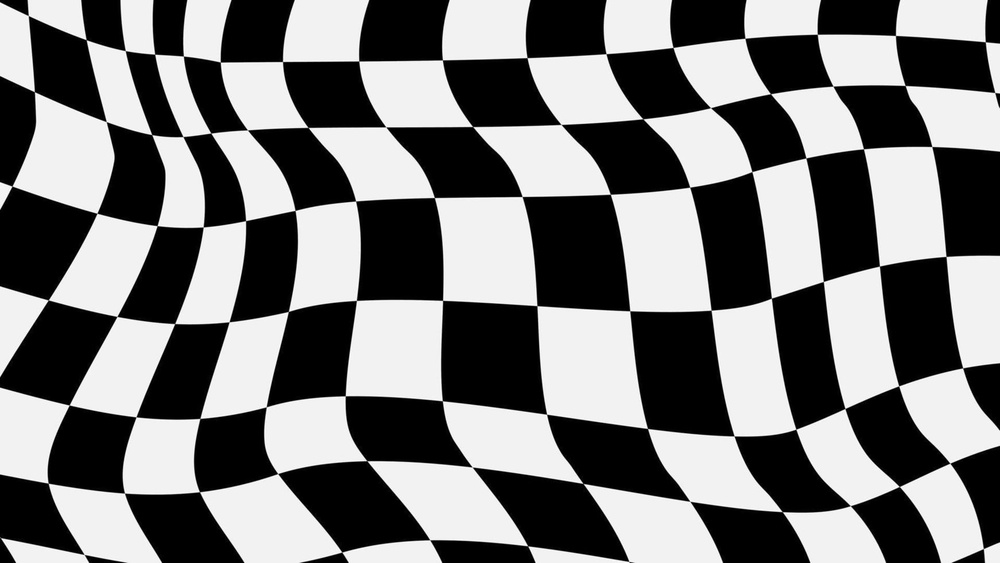
#> input picture Project-1-Convolution/Project 1/distorted_checkers.jpg, 1000 x 563 px, shrunk from 1742 x 980 before the run
$ jupyter execute Project1.ipynb   (older library calls are emulated)
#> lines starting #> are read from the running program, lines starting #| are printed output that depends on the picture
# Fundamentals of Computer Vision

This Jupyter Notebook covers **Project 1** of the course and focuses on implementing convolution, linear filtering and template matching to introduce fundamental concepts in image processing. Each section has questions that must be answered in a Document in PDF format.

**Important**

Both the Convolution and Linear Filter tasks (Code + Answers) must be submitted; otherwise, your work will be rejected.

## Grading Breakdown: ##
- Convolution: 40 points (Code: 24 pts, Answers: 16 pts).
- Linear Filtering: 45 points (Code: 27 pts, Answers: 18 pts).
- (OPTIONAL) Matching Template: 15 points (Code: 9 pts, Answers: 6 pts).

To pass Project 1, a minimum of **50 points** is required.

# **Convolution**

In this exercise, you will implement a convolution function that applies a kernel to an input image. Follow these steps to complete the implementation of the `convolution()` function:

1. Flip the kernel.

2. Add padding to the input image (if padding > 0).

3. Initialize an output matrix based on image and kernel dimensions.

4. Perform element-wise multiplication of the flipped kernel and image region for each position, summing the results.

5. Return the output matrix.

[cell 1]
# Import libraries
import numpy as np
import cv2
import matplotlib.pylab as plt
from pathlib import Path
general_image='distorted_checkers.jpg'

# Load an image (grayscale and color)
image = cv2.imread(general_image)
#> image is the input picture: shape (563, 1000, 3); min 0, max 255, mean 121.5
grey = cv2.cvtColor(image, cv2.COLOR_BGR2GRAY)
# Create a kernel
kernel = np.array([[0,  1, 0],
[1, -4, 1],
[0,  1, 0]], dtype = np.float32)

# Set needed variables
padding = 0
stride = 1

def convolution(image, kernel, padding, stride):
    """
    Performs a convolution operation on a multi-channel image using a given kernel.

    Parameters:
      image: A 2D array representing the input image (height, width).
      kernel: A 2D array representing the convolution kernel (height, width).
      padding: An integer representing the amount of padding.
      stride: An integer representing the step size for moving the kernel.

    Returns:
      An array representing the output image after applying the convolution operation.
    """
#> called with kernel = array of shape (3, 3), padding = 0, stride = 1
    # Remember to flip the kernel
    # Use the np.pad() function for padding, and implement only one padding mode (e.g., constant)
    # code:

    # flip kernel
      # reverse rows
      # reverse columns
    flipped_k = np.flip(kernel, axis = (0,1))
    # add padding
      # determine padding size
    def find_pad_w(kernel_shape):
        return tuple((k //2, k//2) for k in kernel_shape)
    paddSize = find_pad_w(kernel.shape)
      # choose padding type
      # apply padding
    padded_im = np.pad(image, pad_width = paddSize, mode = 'constant', constant_values = padding)
    # Initialize an output matrix based on image and kernel dimensions
      # calculate output dimensions
    out_h = image.shape[0]
    out_w = image.shape[1]
      # create matrix of zeros
    output = np.zeros((out_h,out_w),dtype = np.float32)
    # Perform element-wise multiplication of the flipped kernel and image region for each position, summing the results.
      # loop over each valid position in padded img where kernel fits
      # extract a region same size as kernel
      # element-wise multiply region and flipped kernel
      # sum all products for single scalar value
      # assign result to position in output matrix
    for y in range (0, out_h - kernel.shape[0] + 1, stride):
        for x in range(0, out_w - kernel.shape[1] + 1, stride):
          region = image[y:y + kernel.shape[0], x: x + kernel.shape[1]]
          pixel = 0.0
          for h in range(kernel.shape[0]):
            for w in range(kernel.shape[1]):
              pixel += region[h, w] * kernel[h, w]
          output[y // stride, x // stride] = pixel
    # Return the output matrix.
      #write return function
    return output


# Apply your convolution
convolved = convolution(grey, kernel, padding, stride)

# Format Colvolved Image for Display
  # normalize [0,255]
normalized = 255 * ((convolved - convolved.min()) / (convolved.max() - convolved.min()))
  # clip ((any < 0) == 0; (any > 255) == 255)
clipped = np.clip(normalized, 0, 255)


# Display the image and convolved_image
plt.figure(figsize = (10,5))

# original
plt.subplot(1, 2, 1)
plt.imshow(image, cmap = 'gray')
plt.title('Image')
plt.axis('off')

# convolved
plt.subplot(1,2,2)
plt.imshow(clipped, cmap = 'gray')
plt.title('Convolved Image')
plt.axis('off')

#display
plt.tight_layout()
plt.show()
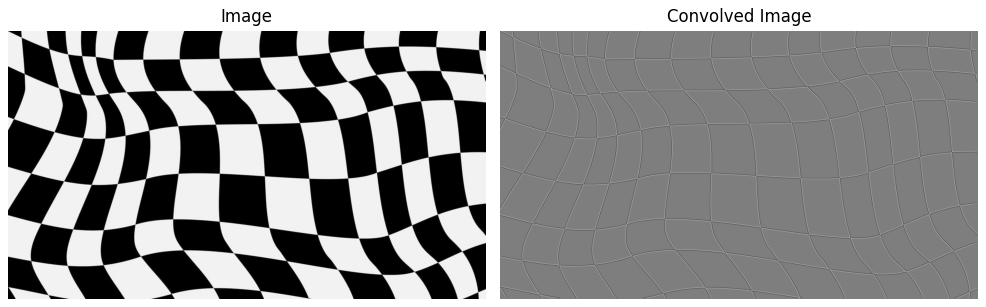
#> figure drawn by matplotlib, 2 panels

After implementing your convolution function, compare your output with results obtained from OpenCV and SciPy to verify the accuracy of your implementation.

[cell 2]
# Import libraries
from scipy.signal import convolve2d

# Load an image (grayscale and color)
image = cv2.imread(general_image)
grey = cv2.cvtColor(image, cv2.COLOR_BGR2GRAY)

# Create a kernel
kernel = np.array([[0,  1, 0],
[1, -4, 1],
[0,  1, 0]], dtype = np.float32)

# Set needed variables
padding = 0
stride = 1

### Compare outputs from your convolution implementation with OpenCV and SciPy ###

# Your convolution
convolved = convolution(grey, kernel, padding, stride)

# OpenCV's convolution
opencv_result = cv2.filter2D(grey, -1, kernel, borderType=cv2.BORDER_REPLICATE)

# Scipy's convolution
scipy_result = convolve2d(grey, kernel, mode='same')

# Display the convolved, opencv_result and scipy_result
# Your code to display the images goes here!

# Format Colvolved Image for Display
  # normalize [0,255]
normalized = 255 * ((convolved - convolved.min()) / (convolved.max() - convolved.min()))
  # clip ((any < 0) == 0; (any > 255) == 255)
clipped = np.clip(normalized, 0, 255)


# Display the image and convolved_image
plt.figure(figsize = (12,4))

# convolved
plt.subplot(1, 3, 1)
plt.imshow(clipped, cmap = 'gray')
plt.title('Custom Result')
plt.axis('off')

# opencv_result
plt.subplot(1,3,2)
plt.imshow(opencv_result, cmap = 'gray')
plt.title('OpenCV')
plt.axis('off')

# scipy_result
plt.subplot(1,3,3)
plt.imshow(scipy_result, cmap = 'gray')
plt.title('SciPy')
plt.axis('off')

#display
plt.tight_layout()
plt.show()

**Questions that must be included in your Report**.

Answer the questions briefly and directly, including the images obtained from the execution of your code to explain your conclusions. Answers must be connected to the executed code.

1. How would you describe the convolution process to another student? Use your own words.

2. What is the role of padding in the convolution operation, and what are the different types of padding?

3. How does the stride parameter influence the convolution operation?

4. How do small kernels (e.g., 3x3) and large kernels (e.g., 5x5 or 7x7) affect the outcome of the convolution operation?

5. Why is OpenCV's convolution result so different from your implementation and SciPy's convolution?

# **Linear Filtering**

In this section, you will implement the following linear filters to process the provided images:

- Edge Detection Filters:
  - (A). Laplacian Filter
  - (B). Sobel Filter

- Blurring Filters:
  - (C). Average Box Filter (also named Mean Filter)
  - (D). Gaussian Filter

(E). You will also add noise to an image and analyse how it affects the performance of the filters.

By implementing these filters, you will gain insights into their effects on image characteristics, enhancing your understanding of fundamental image processing techniques.

(A). In this exercise, you will implement a **Laplacian Filter** function using your previously implemented convoluton function.

Apply your Laplacian Filter function using the following Laplacian kernel:

\begin{bmatrix}
0 & 1 & 0 \\
1 & -4 & 1 \\
0 & 1 & 0
\end{bmatrix}

[cell 3]
# Load an image (grayscale)
image = cv2.imread(general_image, cv2.IMREAD_GRAYSCALE)

# Create the Laplacian kernel
laplacian_kernel = np.array([
    [0, 1, 0],
    [1, -4, 1],
    [0, 1, 0]
], dtype=float)

# Set needed variables
padding = 1
stride = 1


def laplacian_filter(image, kernel, padding, stride):
  # Apply your previously implemented convolution function
#> called with kernel = array of shape (3, 3), padding = 1, stride = 1
  laplacian_output = convolution(image, kernel, padding, stride)
  # Ensure the output has the same dimensions as the input image
  laplacian_output = np.abs(laplacian_output)
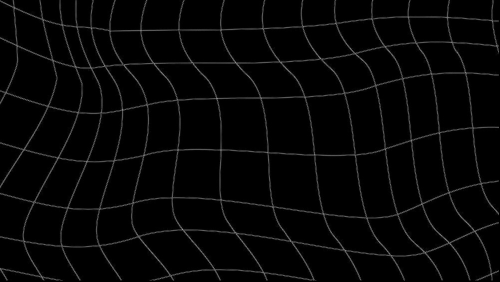
#> laplacian_output: shape (563, 1000) float32 (shown at 1/2 size); min 0, max 429, mean 10.8; drawn with min black and max white
  laplacian_output = (laplacian_output / laplacian_output.max()) * 255
  laplacian_output = laplacian_output.astype(np.uint8)


  return laplacian_output

# Apply the Sobel filter
laplacian_output = laplacian_filter(image, laplacian_kernel, padding, stride)

# Display the iamge and laplacian output
plt.figure(figsize=(10, 5))

plt.figure(figsize=(10, 5))

plt.subplot(1, 2, 1)
plt.imshow(image, cmap='gray')
plt.title('Original Image')
plt.axis('off')

plt.subplot(1, 2, 2)
plt.imshow(laplacian_output, cmap='gray')
plt.title('Laplacian Filter Output')
plt.axis('off')

plt.show()

(B). Now, implement a **Sobel Filter** function by following these steps:
1. Use your previously implemented convolution function.
2. Calculate the gradient magnitude.
3. Normalize the output to the range [0-255].
4. Optionally, convert the result to uint8.

Apply your Sobel Filter function using the following Sobel kernels:

sobel\_x = \begin{bmatrix}
-1 & 0 & 1 \\
-2 & 0 & 2 \\
-1 & 0 & 1
\end{bmatrix}

sobel\_y = \begin{bmatrix}
1 & 2 & 1 \\
0 & 0 & 0 \\
-1 & -2 & -1
\end{bmatrix}

[cell 4]
# Load an image (grayscale)
image = cv2.imread(general_image, cv2.IMREAD_GRAYSCALE)

# Create the Sobel kernels (for reference)
sobel_x = np.array([
    [-1, 0, 1],
    [-2, 0, 2],
    [-1, 0, 1]
], dtype=float)

sobel_y = np.array([
    [-1, -2, -1],
    [0, 0, 0],
    [1, 2, 1]
], dtype=float)

# Set needed variables
padding = 1
stride = 1

# Define the Sobel filter function
def sobel_filter(image, kernel_x, kernel_y, padding, stride):
    # Apply Sobel filters using OpenCV
#> called with kernel_x = array of shape (3, 3), kernel_y = array of shape (3, 3), padding = 1, stride = 1
    sobel_x = cv2.Sobel(image, cv2.CV_64F, 1, 0, ksize=3)  # Horizontal edges
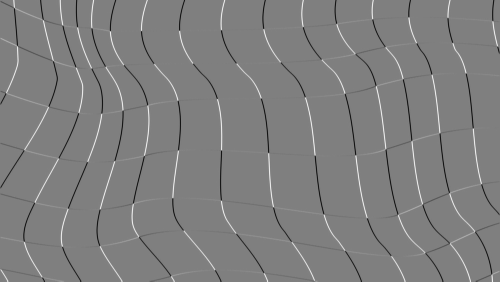
#> sobel_x: shape (563, 1000) float64 (shown at 1/2 size); min -1020, max 1019, mean -0.1; drawn with min black and max white
    sobel_y = cv2.Sobel(image, cv2.CV_64F, 0, 1, ksize=3)  # Vertical edges
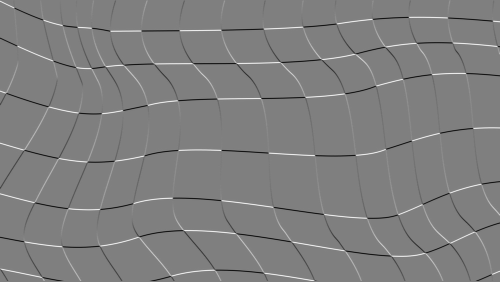
#> sobel_y: shape (563, 1000) float64 (shown at 1/2 size); min -1020, max 1020, mean 0.1; drawn with min black and max white

    # Combine both directions
    sobel_combined = np.sqrt(sobel_x**2 + sobel_y**2)
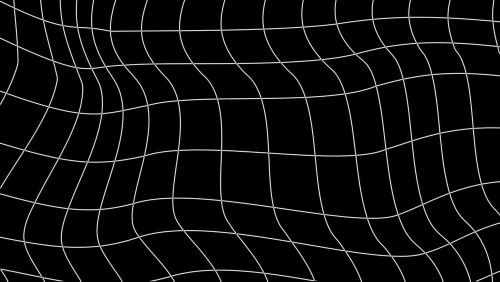
#> sobel_combined: shape (563, 1000) float64 (shown at 1/2 size); min 0, max 1034.4, mean 52.8; drawn with min black and max white
    sobel_combined = (sobel_combined / sobel_combined.max()) * 255
    sobel_combined = sobel_combined.astype(np.uint8)

    return sobel_x, sobel_y, sobel_combined


# Apply the Sobel filter
grad_x, grad_y, grad_magnitude = sobel_filter(image, sobel_x, sobel_y, padding, stride)

# Display the image, grad_x, grad_y, and grad_magnitude
plt.figure(figsize=(12, 6))

plt.subplot(1, 4, 1)
plt.imshow(image, cmap='gray')
plt.title('Original Image',fontsize=6)
plt.axis('off')

plt.subplot(1, 4, 2)
plt.imshow(np.abs(grad_x), cmap='gray')
plt.title('Sobel X (Vertical Edges)',fontsize=6)
plt.axis('off')

plt.subplot(1, 4, 3)
plt.imshow(np.abs(grad_y), cmap='gray')
plt.title('Sobel Y (Horizontal Edges)',fontsize=6)
plt.axis('off')

plt.subplot(1, 4, 4)
plt.imshow(grad_magnitude, cmap='gray')
plt.title('Combined Magnitude',fontsize=6)
plt.axis('off')


plt.show()
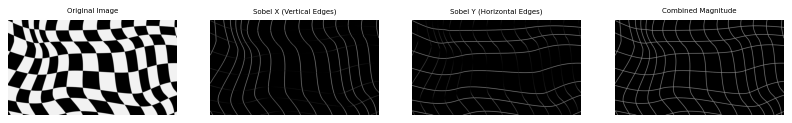
#> figure drawn by matplotlib, 4 panels

Implement the **Average Box Filter** (or Mean Filter) by following these steps:
1. Ensure the kernel size is odd.
2. Create the Averaging Kernel: Construct a square kernel of size
$kernel\_size × kernel\_size$ where each element is set to $\frac{1}{kernel\_size²}$. This kernel will be used to compute the average of the neighboring pixels.
3. Apply your previously implemented convolution function.

Apply your Average Box Filter function using a square kernel of $3 \times 3$, which is equivalent to the kernel:

average_kernel =
\begin{bmatrix}
\frac{1}{9} & \frac{1}{9} & \frac{1}{9} \\
\frac{1}{9} & \frac{1}{9} & \frac{1}{9} \\
\frac{1}{9} & \frac{1}{9} & \frac{1}{9}
\end{bmatrix}

[cell 5]
# Load an image (grayscale)
image = cv2.imread(general_image, cv2.IMREAD_GRAYSCALE)

# Set kernel size (must be odd: 3, 5, 7, etc.)
kernel_size = 5

# Set needed variables
padding = kernel_size // 2
stride = 1


# Define your convolution function (same as before)
def convolution(image, kernel, padding=0, stride=1):
#> called with kernel = array of shape (5, 5), padding = 2, stride = 1
    kernel = np.flipud(np.fliplr(kernel))
    image_padded = np.pad(image, ((padding, padding), (padding, padding)), mode='constant')
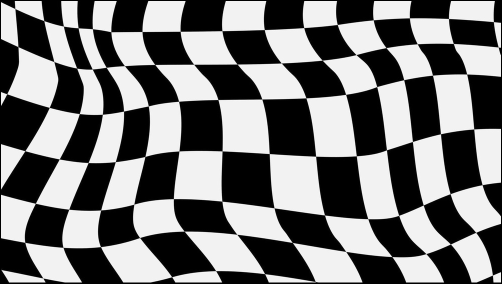
#> image_padded: shape (567, 1004) (shown at 1/2 size); min 0, max 255, mean 120.2
    output_height = int(((image_padded.shape[0] - kernel.shape[0]) / stride) + 1)
    output_width = int(((image_padded.shape[1] - kernel.shape[1]) / stride) + 1)
    output = np.zeros((output_height, output_width))

    for y in range(0, output_height):
        for x in range(0, output_width):
            region = image_padded[y*stride:y*stride+kernel.shape[0],
                                  x*stride:x*stride+kernel.shape[1]]
            output[y, x] = np.sum(region * kernel)
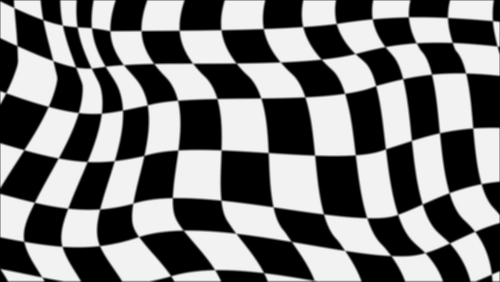
#> output: shape (563, 1000) float64 (shown at 1/2 size); min 0, max 245.3, mean 121.1

    return output


# Define the Average Box Filter
def average_box_filter(image, kernel_size, padding, stride):
    # Ensure the kernel size is odd
    if kernel_size % 2 == 0:
        raise ValueError("Kernel size must be odd (e.g., 3, 5, 7).")

    # Create the averaging kernel
    kernel = np.ones((kernel_size, kernel_size), dtype=float) / (kernel_size ** 2)

    #  Apply convolution
    filtered_image = convolution(image, kernel, padding, stride)

    # Normalize result to [0, 255]
    filtered_image = (filtered_image / filtered_image.max()) * 255
    filtered_image = filtered_image.astype(np.uint8)

    return filtered_image


# Apply the Average Box Filter
filtered_image = average_box_filter(image, kernel_size, padding, stride)


# Display the original and filtered images
plt.figure(figsize=(10, 5))

plt.subplot(1, 2, 1)
plt.imshow(image, cmap='gray')
plt.title('Original Image')
plt.axis('off')

plt.subplot(1, 2, 2)
plt.imshow(filtered_image, cmap='gray')
plt.title(f'Average Box Filter (kernel={kernel_size}x{kernel_size})')
plt.axis('off')

plt.show()

(C). Implement the **Gaussian Filter** by following these steps:

1. Ensure the Kernel Size is Odd.
2. Create the Gaussian Kernel using the provided **`gaussian_kernel()`** function.

  This function constructs a square kernel of size $kernel\_size \times kernel\_size$ and computes the kernel values using the Gaussian function defined as:
  $kernel(x, y) = \frac{1}{2\pi\sigma^2} e^{-\frac{x^2 + y^2}{2\sigma^2}}$.

  After computing the kernel values, the function normalizes the kernel to ensure that the sum of all elements equals 1. This normalization process is crucial as it allows the kernel to be used for computing the weighted average of neighboring pixels, effectively giving more importance to pixels closer to the center of the kernel.

3. Use your previously implemented convolution function.

[cell 6]
# [17 lines left out: function gaussian_kernel, not called in this run]

[cell 7]
# Load an image (grayscale)
image = cv2.imread(general_image, cv2.IMREAD_GRAYSCALE)

# Set Gaussian kernel size
kernel_size = 5
sigma = 1.0

# Set needed variables
padding = kernel_size // 2
stride = 1


def gaussian_kernel(kernel_size, sigma):

    if kernel_size % 2 == 0:
        raise ValueError("Kernel size must be an odd number.")

    ax = np.linspace(-(kernel_size // 2), kernel_size // 2, kernel_size)
    xx, yy = np.meshgrid(ax, ax)

    kernel = np.exp(-(xx**2 + yy**2) / (2 * sigma**2))
    kernel = kernel / (2 * np.pi * sigma**2)
    kernel /= np.sum(kernel)

    return kernel


def convolution(image, kernel, padding=0, stride=1):
#> called with kernel = array of shape (5, 5), padding = 2, stride = 1
    kernel = np.flipud(np.fliplr(kernel))
    image_padded = np.pad(image, ((padding, padding), (padding, padding)), mode='constant')
    output_height = int(((image_padded.shape[0] - kernel.shape[0]) / stride) + 1)
    output_width = int(((image_padded.shape[1] - kernel.shape[1]) / stride) + 1)
    output = np.zeros((output_height, output_width))

    for y in range(0, output_height):
        for x in range(0, output_width):
            region = image_padded[y*stride:y*stride+kernel.shape[0],
                                  x*stride:x*stride+kernel.shape[1]]
            output[y, x] = np.sum(region * kernel)
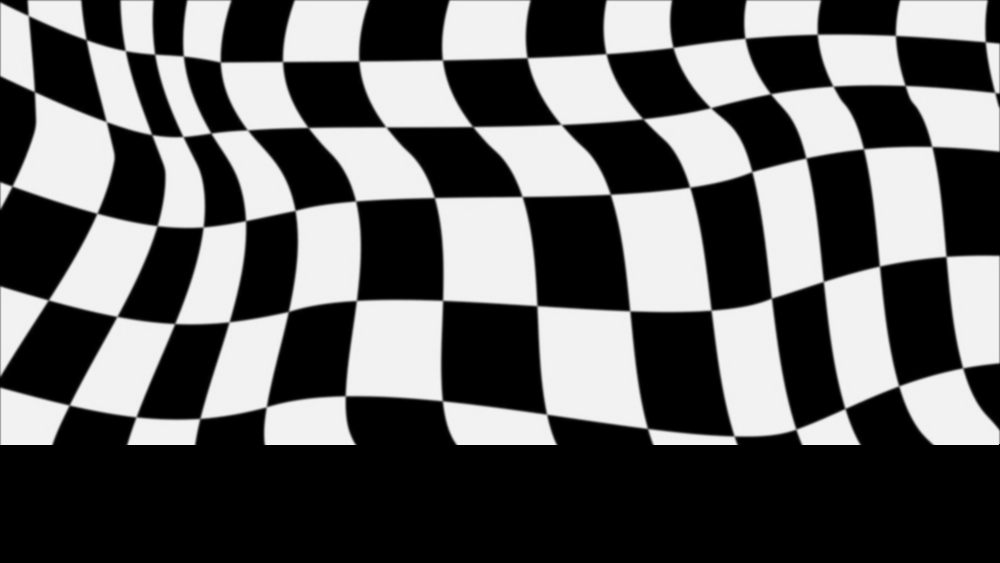
#> output: shape (563, 1000) float64; min 0, max 243.6, mean 95.9

    return output


def gaussian_filter(image, kernel_size=5, sigma=1.0):
    """
    Applies a Gaussian Filter to the given image.
    """
    kernel = gaussian_kernel(kernel_size, sigma)
    filtered_image = convolution(image, kernel, padding=kernel_size // 2, stride=1)
    filtered_image = (filtered_image / filtered_image.max()) * 255
    filtered_image = filtered_image.astype(np.uint8)
    return filtered_image


# Apply the Gaussian filter
filtered_image = gaussian_filter(image, kernel_size, sigma)

# Display the original and filtered images
plt.figure(figsize=(10, 5))

plt.subplot(1, 2, 1)
plt.imshow(image, cmap='gray')
plt.title('Original Image')
plt.axis('off')

plt.subplot(1, 2, 2)
plt.imshow(filtered_image, cmap='gray')
plt.title(f'Gaussian Filter (kernel={kernel_size}x{kernel_size}, σ={sigma})')
plt.axis('off')

plt.show()
